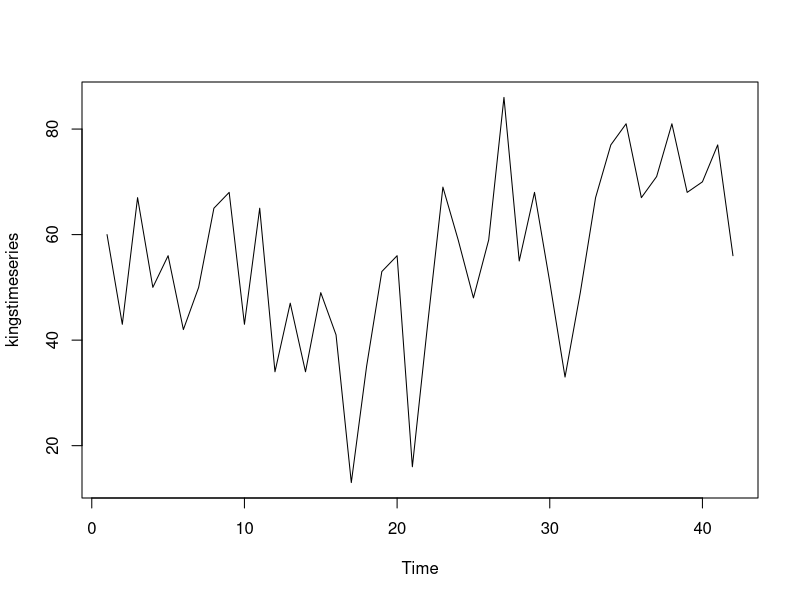
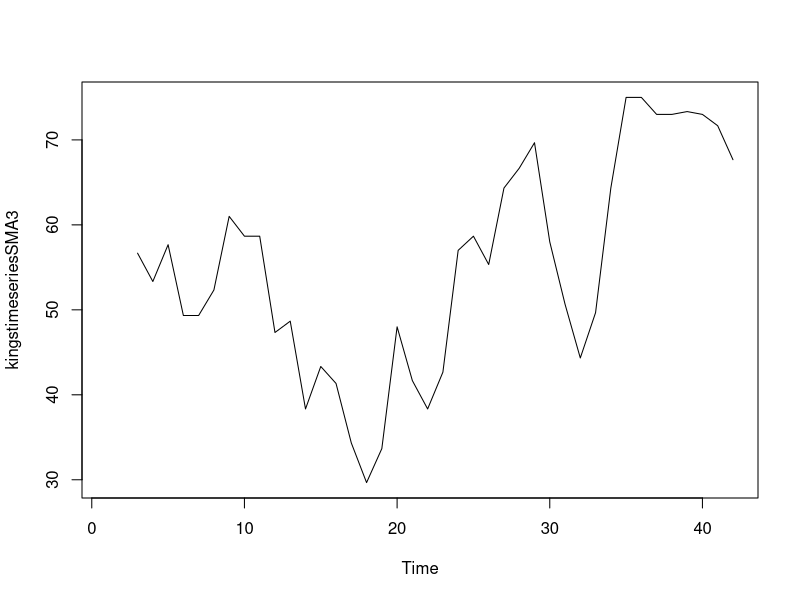
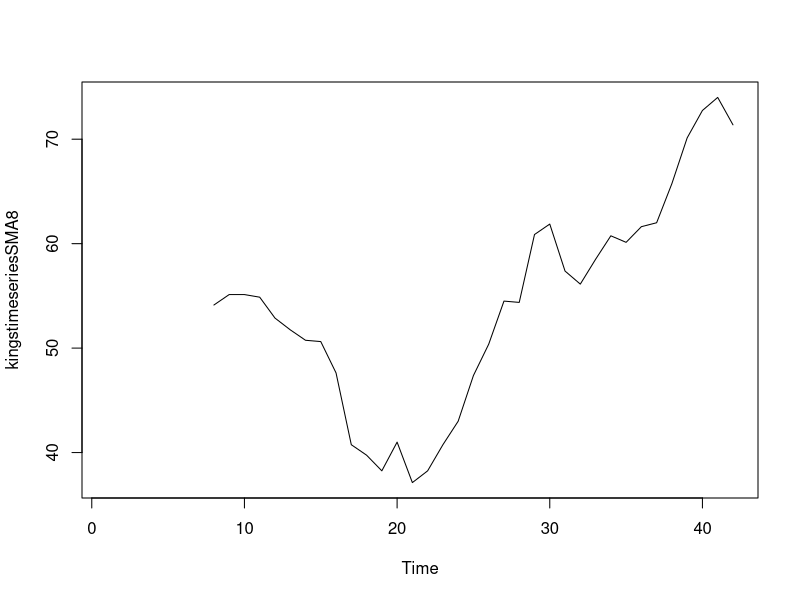
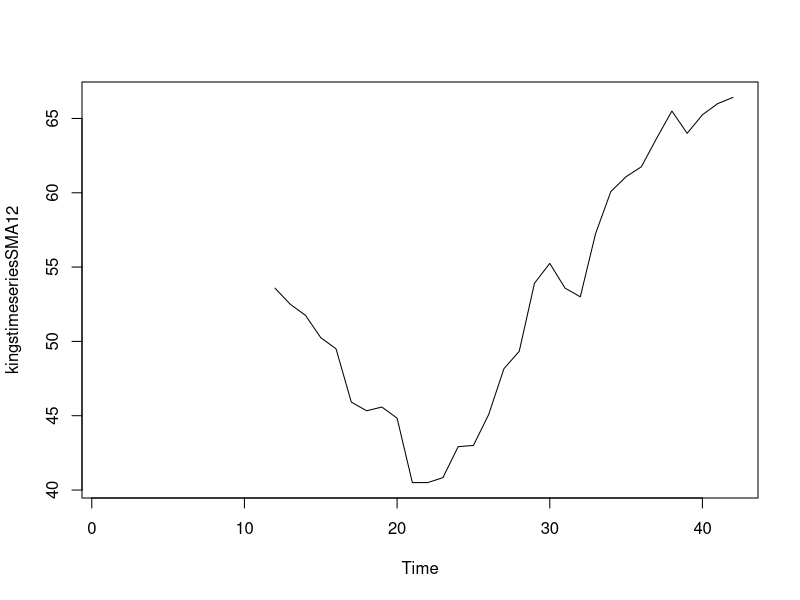
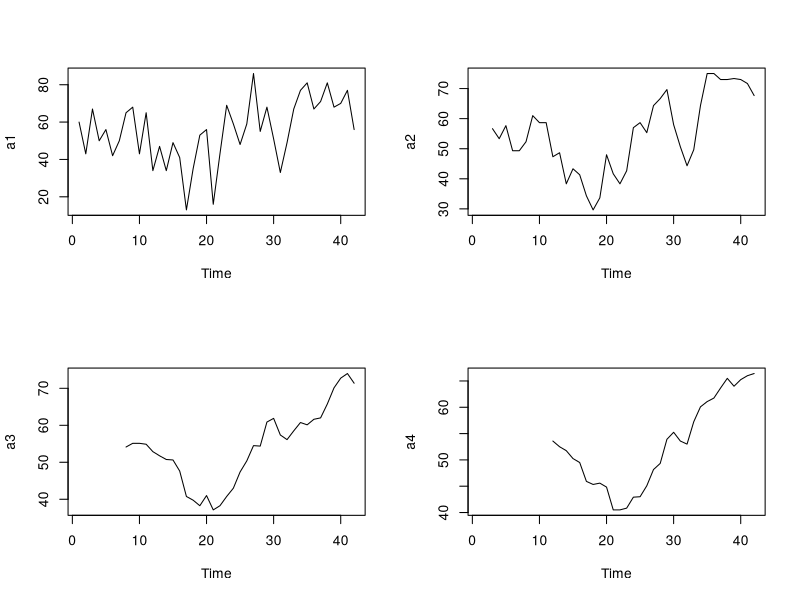
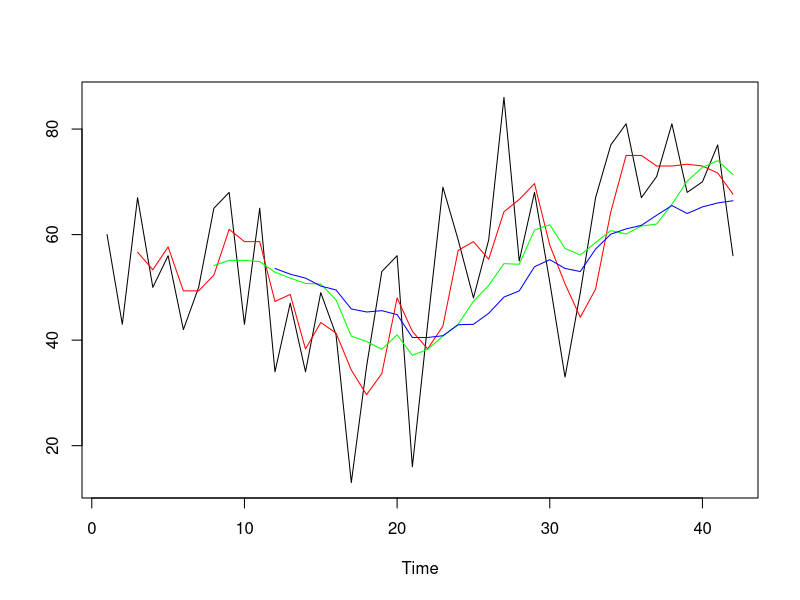
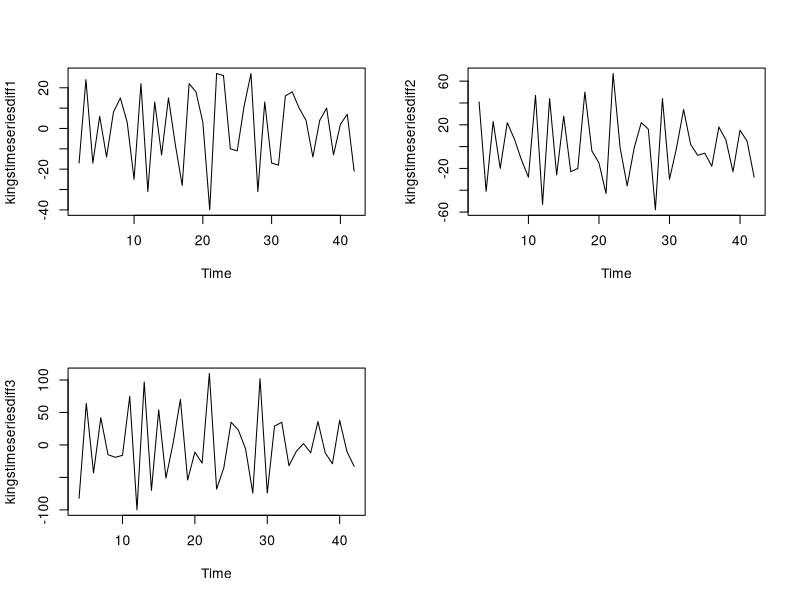
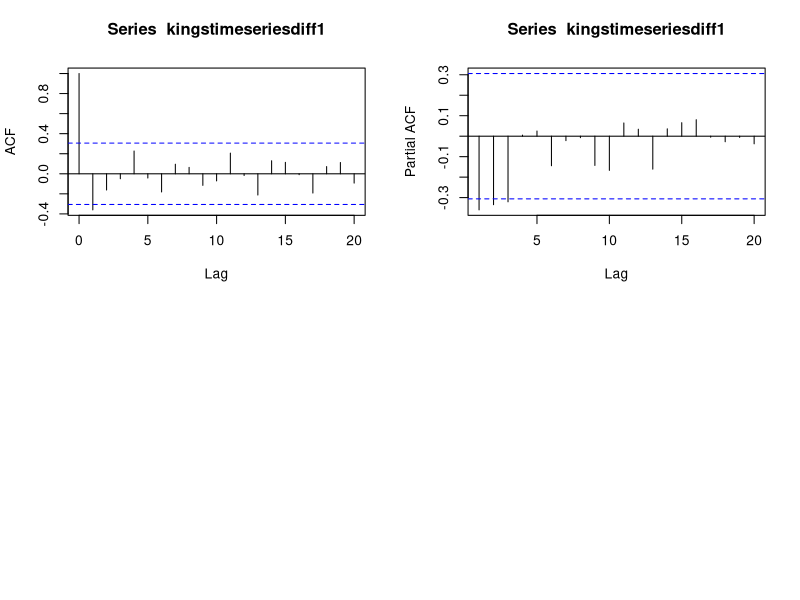

The R script that drew these images, in order:
rm(list=ls())
getwd()

##-----------------------------------------------------------------------------
## chpt 3. time series
## library : TTR, forcast
##-----------------------------------------------------------------------------

#install.packages("TTR")
library(TTR)

#install.packages("forecast")
library(forecast)


#------------------------------------------------------------------
# decompose non-seasonal data
# 영국 왕들의 사망시 나이 데이터
#------------------------------------------------------------------
kings <- c(60, 43, 67, 50, 56, 42, 50, 65, 68, 43,
           65, 34, 47, 34, 49, 41, 13, 35, 53, 56,
           16, 43, 69, 59, 48, 59, 86, 55, 68, 51,
           33, 49, 67, 77, 81, 67, 71, 81, 68, 70,
           77, 56)

### ----------------------------------------------------------------
#kings <- read.table("http://robjhyndman.com/tsdldata/misc/kings.dat", header=TRUE, sep=",",
#                   stringsAsFactors=FALSE, na.strings=c('NIL'),
#                   comment.char="#", encoding="UTF-8")
#kings <- scan("http://robjhyndman.com/tsdldata/misc/kings.dat", what = real, Age)
#write.table(data, file="data/data.csv", append=FALSE, quote=FALSE, sep=",", row.names=FALSE)
### ----------------------------------------------------------------

kingstimeseries <- ts(kings)            #ts함수를 활용하여 데이터를 시계열데이터로 변환
kingstimeseries

"____ (SET) TIME SERIES DATA ___
Time Series:   Start = 1 / End = 42 / Frequency = 1
"
plot.ts(kingstimeseries)                #plot.ts 함수를 활용하여 시계열데이터를 도식화

#SMA 함수를 이용해 간단한 시계열트랜드를 보여주는 분해시계열 이동평균그래프 그리기
kingstimeseriesSMA3 <- SMA(kingstimeseries,n=3)
plot.ts(kingstimeseriesSMA3)

kingstimeseriesSMA8<-SMA(kingstimeseries,n=8)
plot.ts(kingstimeseriesSMA8)

kingstimeseriesSMA12<-SMA(kingstimeseries,n=12)
plot.ts(kingstimeseriesSMA12)

par(mfrow=c(2,2))                        # 하나의 그래프 화면에 함꼐 표현하기
a1 <- (kingstimeseries)
a2 <- (kingstimeseriesSMA3)
a3 <- (kingstimeseriesSMA8)
a4 <- (kingstimeseriesSMA12)
ts.plot(a1)
ts.plot(a2)
ts.plot(a3)
ts.plot(a4)

par(mfrow=c(1,1))
ts.plot(a1,a2,a3,a4, gpars = list(col = c("black", "red", "green", "blue")))

# 차분하여 정상성 확인하기 (difference) - diff 함수를 활용하여 데이터 차분하기
kingstimeseriesdiff1 <- diff(kingstimeseries, differences = 1)
kingstimeseriesdiff2 <- diff(kingstimeseries, differences = 2)
kingstimeseriesdiff3 <- diff(kingstimeseries, differences = 3)

kingstimeseriesdiff1
kingstimeseriesdiff2
kingstimeseriesdiff3


par(mfrow=c(2,2))
plot.ts(kingstimeseriesdiff1)   #1차 차분한 결과, 평균과 분산이 시간에 의존하지 않음
plot.ts(kingstimeseriesdiff2)
plot.ts(kingstimeseriesdiff3)


# 차분을 높일수록, 평균은높아지고, 분산은 커진다.
mean(kingstimeseriesdiff1)
sd(kingstimeseriesdiff1)

mean(kingstimeseriesdiff2)
sd(kingstimeseriesdiff2)

mean(kingstimeseriesdiff3)
sd(kingstimeseriesdiff3)


# ARIMA모델 결졍하기 ARIMA(p, 1, q) - AR(p),차분홧수, MA(q)
# acf()함수와 pacf()를 사용하여 결정한다.

par(mfrow=c(2,2))
acf(kingstimeseriesdiff1, lag.max=20)          #1?? ?????? ?????ͷ? (ACF) Ȯ??
acf(kingstimeseriesdiff1, lag.max=20, plot=FALSE)
#--- lag = 0 지점은 읽지 않음
#--- lag = 1 인 지점만 점선 구간밖에 있음
#--- lag = 2 인 지점부터 모두 점선 구간안에 있음 lag가 2에서 절단점을 가짐 -> MA(1)모형


pacf(kingstimeseriesdiff1, lag.max=20)         #1?? ?????? ?????ͷ? (PACF) Ȯ??
pacf(kingstimeseriesdiff1, lag.max=20, plot=FALSE)
#--- lag = 0 지점은 자료 없음
#--- lag = 1, 2, 3 지점만 점선 구간밖에 있음
#--- lag = 4 인 지점부터 모두 점선 구간안에 있음 lag가 4에서 절단점을 가짐 -> AR(3) 紐⑦삎




# forecast package 에 내장된 auto.arima 함수를 이용한 모형 찾기
auto.arima(kings)
#--- ARIMA(0, 1, 1) 을 가장 적절한 모형으로 선택


#  ARIMA 모형을 통해 미래 예측하기
# ARIMA모형으로 데이터 보정하기(fitting)

kingstimeseriesARIMA<- arima(kingstimeseries, order=c(0, 1, 1))
kingstimeseriesARIMA

# forecast.Arima 함수를 통해 미래 예측하기

kingstimeseriesforecasts<-forecast(kingstimeseriesARIMA)
kingstimeseriesforecasts

# 5명을 예측하고자 한다면 h=5로 지정가능

kingstimeseriesforecasts<-forecast(kingstimeseriesARIMA,h=5)
kingstimeseriesforecasts

# 미래 예측에 대한 도표 그리기

par(mfrow=c(1,1))
plot(kingstimeseriesforecasts)
